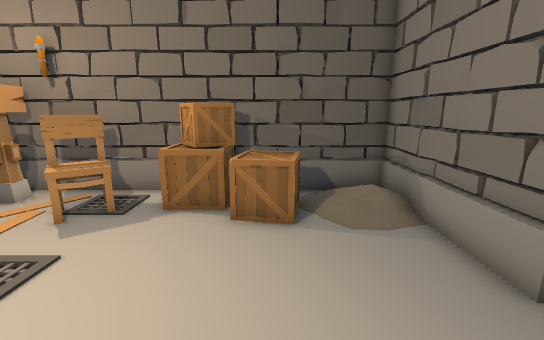
[1] (above)

15 first-person views from a walk through a 3-D level made in the Unity game engine. The camera is 1.4 m above the floor, tilts 12° down and sees 90° across. Doors are open. The floor is counted in squares, 0.5 m on a side. Each view is taken from the middle of a square. On the plan, view 1 faces up. The plan holds only what a view shows up to about 19 squares ahead; the rest is blank. The place goes on beyond the plan. Some animated figures are left out.

[2]
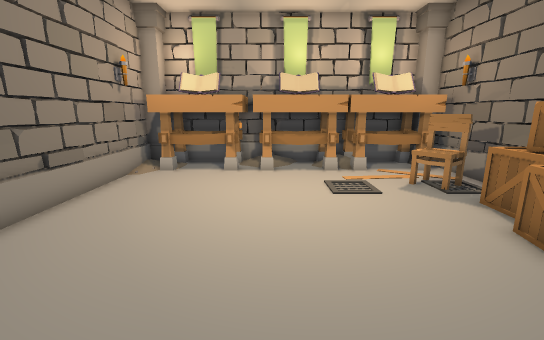

[3]
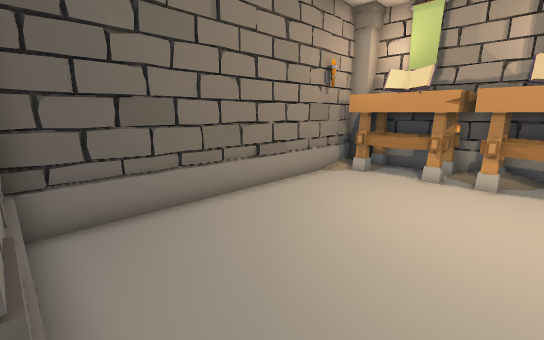

[4]
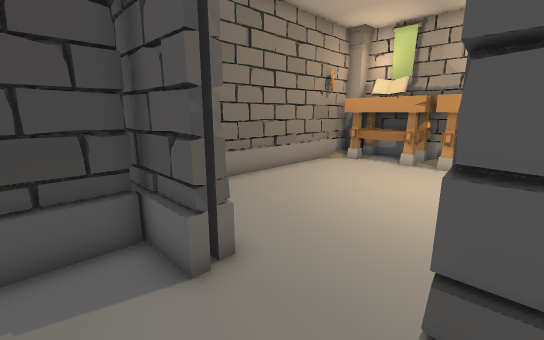

[5]
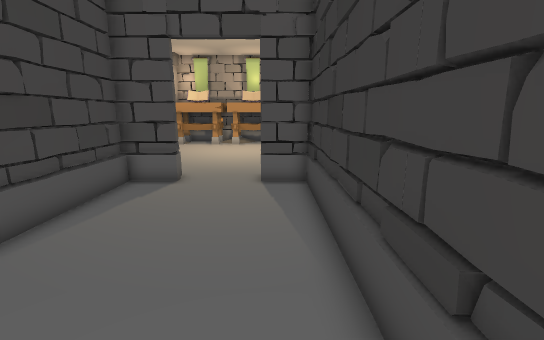

[6]
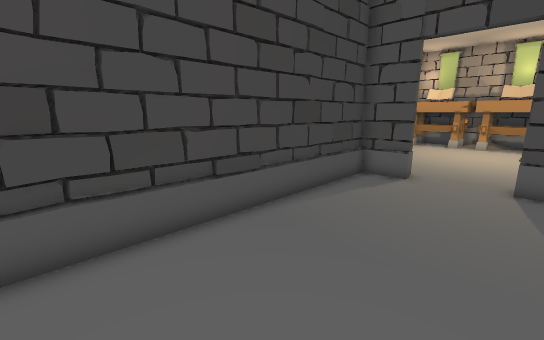

[7]
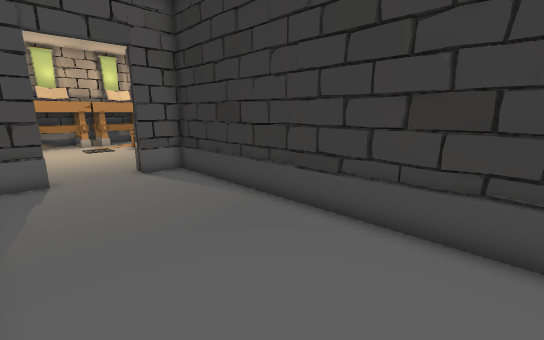

[8]
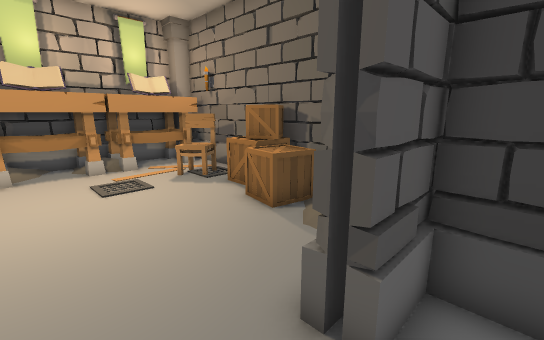

[9]
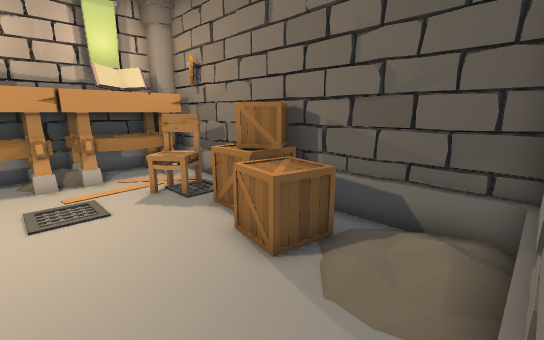

[10]
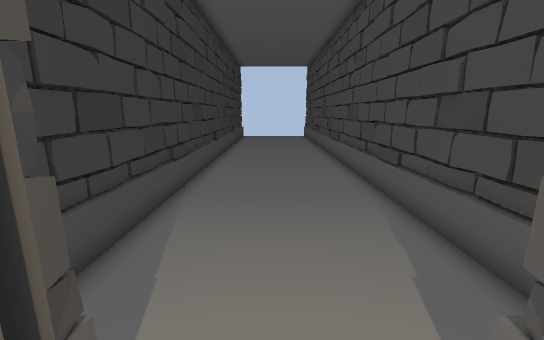

[11]
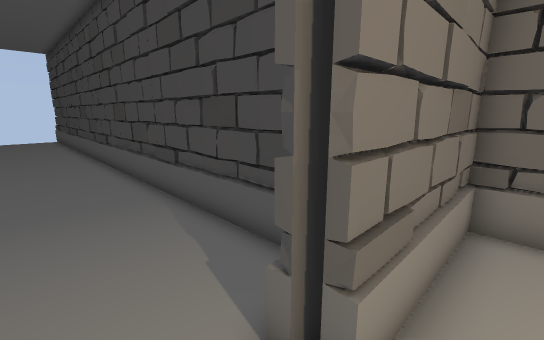

[12]
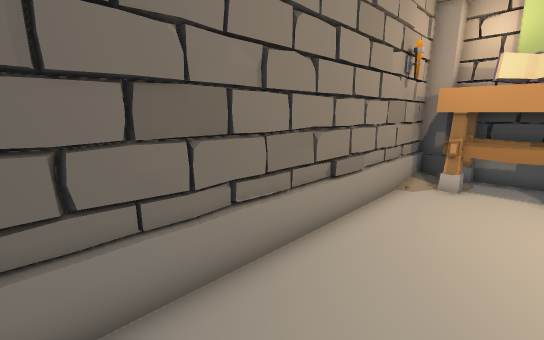

[13]
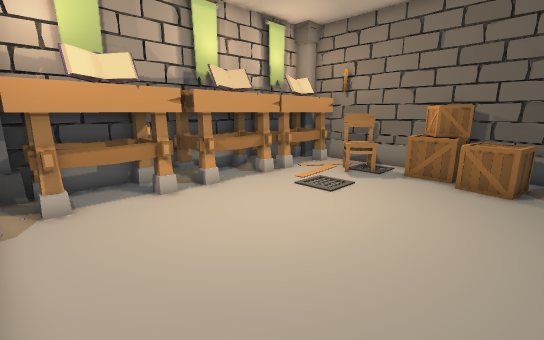

[14]
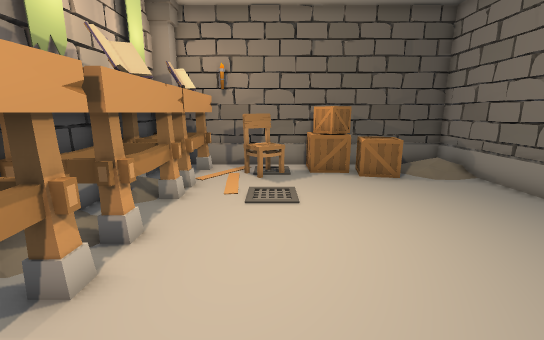

[15]
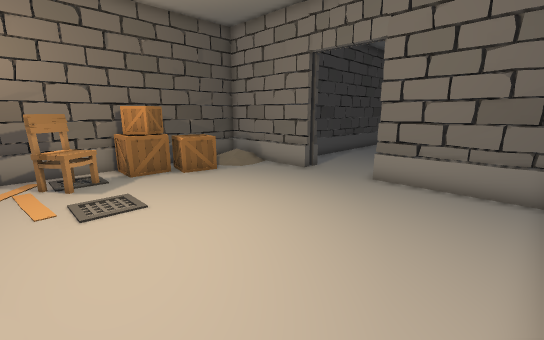

### Floor plan
Key: @ floor where view 1 was taken; # wall or solid block; . main floor; : floor 0.25 m higher than the main floor; D open door; = window, fence, low wall or low ledge; v drop or lower ground; T table; B box; C chair; L column; O other object.
Columns run from 10 left of view 1 to 18 right of it. Each row starts with its distance up from view 1.
 10 ###############
  9 L T....BBB... #
  8 TTT.CC.BBBBB  #
  7 T T.CC...BBB: #
  6 T T...........###############
  5 TTT...........##=.=.=..==.===
  4 TTT..v........##.............
  3 TTT..........................
  2 TTT..........................
  1 TTT..........................
  0 TTT.......@.DDDD.............
 -1 OTT.........DDD#.............
 -2 TTT...........###############
 -3 TTT...........##
 -4 TTT...........#
 -5 LTT...........#
 -6 ###############

Where each view was taken, in squares from view 1:
view 1: 0 up, 0 right, facing up
view 2: 1 up, 5 right, facing left
view 3: 2 up, 4 right, facing down-left
view 4: 4 up, 7 right, facing down-left
view 5: 4 up, 16 right, facing left
view 6: 4 up, 17 right, facing down-left
view 7: 1 down, 18 right, facing up-left
view 8: 1 up, 6 right, facing up-left
view 9: 3 up, 4 right, facing up-left
view 10: 2 up, 3 right, facing right
view 11: 2 up, 3 right, facing down-right
view 12: 2 down, 3 right, facing down-left
view 13: 5 down, 1 right, facing up-left
view 14: 5 down, 5 left, facing up
view 15: 5 down, 7 left, facing up-right
